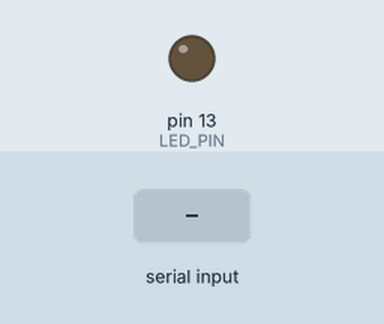
This sketch was run on a simulated Arduino Uno, built with avr-gcc and run on an emulated ATmega328P. Shown: output pins drawn as LEDs (lit = HIGH). The test bench sets the inputs (shaded band).

Above: at 1.2 s.
1.3 s: "1" received over Serial
At 2.2 s:
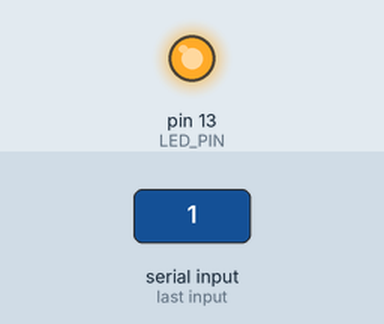
2.8 s: "0" received over Serial
At 3.4 s:
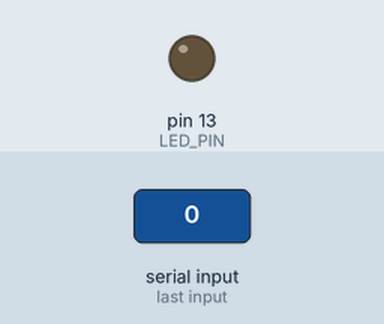
Timing chart, 0 to 5.8 s (numbered marks = the images above; inputs shaded):
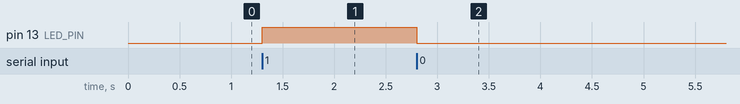

The sketch:

arduino.ino
```cpp
#define LED_PIN 13

void setup() {
  pinMode(LED_PIN, OUTPUT);
  Serial.begin(9600);
}

void loop() {
  if (Serial.available() > 0) {
    char command = Serial.read();
    if (command == '1') {
      digitalWrite(LED_PIN, HIGH);
    } else if (command == '0') {
      digitalWrite(LED_PIN, LOW);
    }
  }
}
```

Measured:
- after the input at 1.3 s, pin 13 (LED_PIN): LOW → HIGH at once
- after the input at 2.8 s, pin 13 (LED_PIN): HIGH → LOW at once
